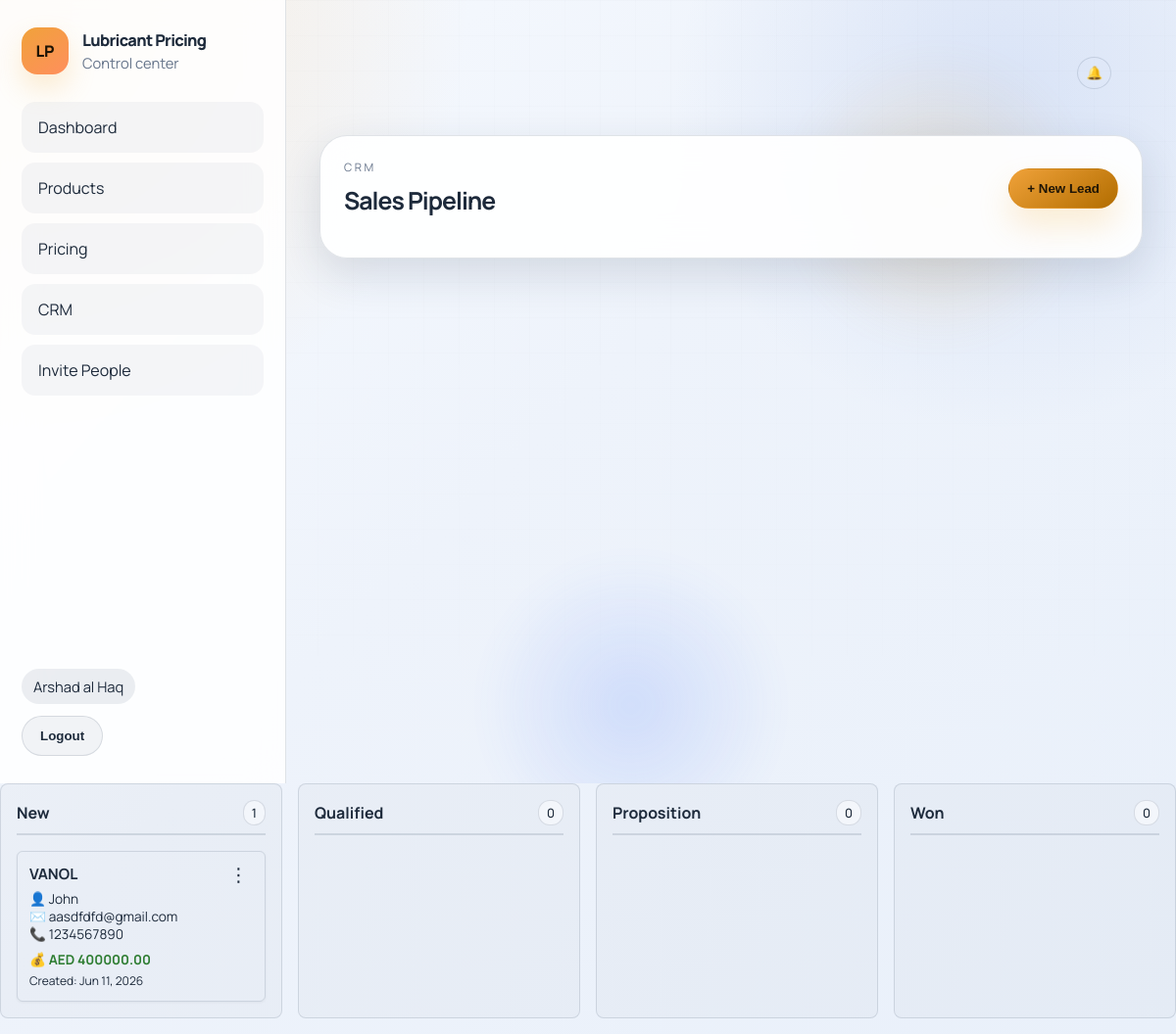
Page /crm/ (signed in) on the committed database.
### core/models.py (models this page shows, shortened)
class Lead(models.Model):
    STAGE_CHOICES = (
        ('New', 'New'),
        ('Qualified', 'Qualified'),
        ('Proposition', 'Proposition'),
        ('Won', 'Won'),
    )
    salesperson = models.ForeignKey(settings.AUTH_USER_MODEL, on_delete=models.CASCADE, related_name="leads")
    contact_name = models.CharField(max_length=255, verbose_name="Contact Name")
    opportunity_name = models.CharField(max_length=255, verbose_name="Opportunity Name")
    contact_email = models.EmailField(blank=True, null=True, verbose_name="Contact Email")
    contact_phone = models.CharField(max_length=50, blank=True, null=True, verbose_name="Contact Phone")
    revenue = models.DecimalField(max_digits=12, decimal_places=2, default=0, verbose_name="Revenue (AED)")
    stage = models.CharField(max_length=20, choices=STAGE_CHOICES, default='New')
    created_at = models.DateTimeField(auto_now_add=True)
    updated_at = models.DateTimeField(auto_now=True)

### core/views.py (the view)
# urls.py: path("crm/", views.crm_dashboard, name="crm_dashboard"),
@login_required
def crm_dashboard(request):
    leads = Lead.objects.filter(salesperson=request.user).order_by('-created_at')
    leads_by_stage = {
        'New': leads.filter(stage='New'),
        'Qualified': leads.filter(stage='Qualified'),
        'Proposition': leads.filter(stage='Proposition'),
        'Won': leads.filter(stage='Won'),
    }
    return render(request, "crm_dashboard.html", {
        "leads_by_stage": leads_by_stage,
    })

### templates/crm_dashboard.html (shortened to what this page needs)
{% extends "base.html" %}
{% block content %}
<section class="panel-card" style="margin-bottom: 2rem;">
  <div class="section-head">
    <div>
      <p class="eyebrow">CRM</p>
      <h2>Sales Pipeline</h2>
    </div>
    <div>
      <button class="primary-button" onclick="document.getElementById('new-lead-modal').style.display = 'flex'">+ New Lead</button>
    </div>
  </div>
  </div>
  <div class="kanban-board" style="display: flex; gap: 1rem; overflow-x: auto; padding-bottom: 1rem;">
    {% for stage, leads in leads_by_stage.items %}
    <div class="kanban-column" data-stage="{{ stage }}" ondragover="allowDrop(event)" ondrop="drop(event)" style="flex: 1; min-width: 250px; background: rgba(0,0,0,0.02); border: 1px solid var(--line); border-radius: 8px; padding: 1rem;">
      <h3 style="margin-top: 0; font-size: 1rem; color: var(--text-main); border-bottom: 2px solid var(--line); padding-bottom: 0.5rem; margin-bottom: 1rem; display: flex; justify-content: space-between; align-items: center;">
        {{ stage }}
        <span style="background: var(--bg); padding: 0.2rem 0.5rem; border-radius: 12px; font-size: 0.8rem; font-weight: 500; border: 1px solid var(--line);">{{ leads|length }}</span>
      </h3>
      <div class="kanban-cards" style="display: flex; flex-direction: column; gap: 0.75rem; min-height: 100px;">
        {% for lead in leads %}
        <div class="kanban-card" draggable="true" ondragstart="drag(event)" data-id="{{ lead.pk }}" style="background: var(--card-bg); border: 1px solid var(--line); border-radius: 6px; padding: 0.75rem; box-shadow: 0 1px 3px rgba(0,0,0,0.05); transition: transform 0.2s, box-shadow 0.2s; cursor: grab; position: relative;">
          <div style="display: flex; justify-content: space-between; align-items: flex-start;">
            <strong style="display: block; color: var(--text-main); font-size: 0.95rem;">{{ lead.opportunity_name }}</strong>
            <div style="position: relative;">
              <button onclick="toggleMenu(event, 'menu-{{ lead.pk }}')" style="background: none; border: none; cursor: pointer; color: var(--text-secondary); font-size: 1.2rem; padding: 0 5px;" title="Actions">⋮</button>
            </div>
          </div>
          <span style="display: block; color: var(--text-secondary); font-size: 0.85rem; margin-top: 0.25rem;">👤 {{ lead.contact_name }}</span>
          {% if lead.contact_email %}<span style="display: block; color: var(--text-secondary); font-size: 0.85rem;">✉️ {{ lead.contact_email }}</span>{% endif %}
          {% if lead.contact_phone %}<span style="display: block; color: var(--text-secondary); font-size: 0.85rem;">📞 {{ lead.contact_phone }}</span>{% endif %}
          <strong style="display: block; color: #2e7d32; font-size: 0.85rem; margin-top: 0.5rem;">💰 AED {{ lead.revenue }}</strong>
          <span style="display: block; color: var(--text-secondary); font-size: 0.75rem; margin-top: 0.2rem;">Created: {{ lead.created_at|date:"M d, Y" }}</span>
        </div>
        {% endfor %}
      </div>
    </div>
    {% endfor %}
  </div>
{% endblock %}

### templates/base.html (shortened to what this page needs)
{% load static %}
<!doctype html>
<html lang="en">
<head>
  <link rel="stylesheet" href="{% static 'core/styles.css' %}">
</head>
<body>
  <div class="app-shell">
    <aside class="sidebar">
      <div class="sidebar-header">
        <div class="brand">
          <div class="brand-mark">LP</div>
          <div>
            <div class="brand-name">Lubricant Pricing</div>
            <div class="brand-subtitle">Control center</div>
          </div>
        </div>
      </div>
      <nav class="sidebar-nav">
        <a class="nav-link" href="/">Dashboard</a>
        {% if user.is_authenticated %}
            <a class="nav-link" href="/products/">Products</a>
            <a class="nav-link" href="/pricing/">Pricing</a>
            <a class="nav-link" href="/crm/">CRM</a>
          {% if user.username == "Arshad al Haq" %}
            <a class="nav-link" href="/invite/">Invite People</a>
          {% endif %}
        {% endif %}
      </nav>
      <div class="sidebar-footer">
        {% if user.is_authenticated %}
          <div class="user-chip">{{ user.username }}</div>
          <form method="post" action="/accounts/logout/">
            <button class="ghost-button" type="submit">Logout</button>
          </form>
        {% else %}
          <a class="primary-button" href="/accounts/login/">Login</a>
        {% endif %}
      </div>
    </aside>
    <main class="main-panel">
      <div class="ambient ambient-b"></div>
      <header class="app-header">
        <div class="header-actions">
          {% if user.is_authenticated %}
          <div class="notification-bell" style="position: relative; cursor: pointer;">
            <button id="bell-button" class="ghost-button" style="padding: 8px; border-radius: 50%; background: var(--card-bg); border: 1px solid var(--line);">
              🔔
            </button>
          </div>
          {% endif %}
        </div>
      </header>
      {% block content %}{% endblock %}
</body>
</html>

### rows in the picture
Lead: opportunity_name "VANOL", contact_name "John", contact_email "aasdfdfd@gmail.com", contact_phone "1234567890", revenue "400000.00", created_at "Jun 11, 2026"

### other values in the picture
{{ user.username }} "Arshad al Haq"
{{ stage }} "New" "Qualified" "Proposition" "Won"
{{ leads|length }} "1" "0" "0" "0"
